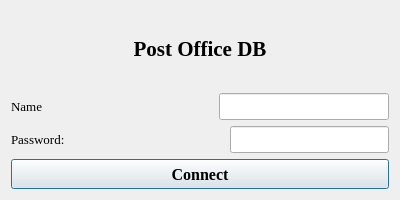
<?xml version="1.0" encoding="UTF-8"?>
<ui version="4.0">
 <class>LoginWindow</class>
 <widget class="QDialog" name="LoginWindow">
  <property name="geometry">
   <rect>
    <x>0</x>
    <y>0</y>
    <width>400</width>
    <height>200</height>
   </rect>
  </property>
  <property name="minimumSize">
   <size>
    <width>400</width>
    <height>200</height>
   </size>
  </property>
  <property name="maximumSize">
   <size>
    <width>400</width>
    <height>200</height>
   </size>
  </property>
  <property name="windowTitle">
   <string>Login</string>
  </property>
  <layout class="QGridLayout" name="gridLayout">
   <item row="0" column="0">
    <widget class="QLabel" name="labelLogo">
     <property name="font">
      <font>
       <family>Times New Roman</family>
       <pointsize>16</pointsize>
       <weight>75</weight>
       <bold>true</bold>
      </font>
     </property>
     <property name="text">
      <string>Post Office DB</string>
     </property>
     <property name="alignment">
      <set>Qt::AlignCenter</set>
     </property>
    </widget>
   </item>
   <item row="1" column="0">
    <layout class="QVBoxLayout" name="verticalLayout">
     <item>
      <layout class="QHBoxLayout" name="horizontalLayout">
       <item>
        <widget class="QLabel" name="label">
         <property name="font">
          <font>
           <family>Times New Roman</family>
           <pointsize>10</pointsize>
          </font>
         </property>
         <property name="text">
          <string>Name</string>
         </property>
        </widget>
       </item>
       <item>
        <spacer name="horizontalSpacer">
         <property name="orientation">
          <enum>Qt::Horizontal</enum>
         </property>
         <property name="sizeHint" stdset="0">
          <size>
           <width>40</width>
           <height>20</height>
          </size>
         </property>
        </spacer>
       </item>
       <item>
        <widget class="QLineEdit" name="lineEdit">
         <property name="font">
          <font>
           <family>Times New Roman</family>
           <pointsize>12</pointsize>
          </font>
         </property>
        </widget>
       </item>
      </layout>
     </item>
     <item>
      <layout class="QHBoxLayout" name="horizontalLayout_2">
       <item>
        <widget class="QLabel" name="label_2">
         <property name="font">
          <font>
           <family>Times New Roman</family>
           <pointsize>10</pointsize>
          </font>
         </property>
         <property name="text">
          <string>Password:</string>
         </property>
        </widget>
       </item>
       <item>
        <spacer name="horizontalSpacer_2">
         <property name="orientation">
          <enum>Qt::Horizontal</enum>
         </property>
         <property name="sizeHint" stdset="0">
          <size>
           <width>40</width>
           <height>20</height>
          </size>
         </property>
        </spacer>
       </item>
       <item>
        <widget class="QLineEdit" name="lineEdit_2">
         <property name="font">
          <font>
           <family>Times New Roman</family>
           <pointsize>12</pointsize>
          </font>
         </property>
        </widget>
       </item>
      </layout>
     </item>
    </layout>
   </item>
   <item row="2" column="0">
    <widget class="QPushButton" name="pushButton">
     <property name="minimumSize">
      <size>
       <width>0</width>
       <height>30</height>
      </size>
     </property>
     <property name="maximumSize">
      <size>
       <width>16777215</width>
       <height>30</height>
      </size>
     </property>
     <property name="font">
      <font>
       <family>Times New Roman</family>
       <pointsize>12</pointsize>
       <weight>75</weight>
       <bold>true</bold>
      </font>
     </property>
     <property name="text">
      <string>Connect</string>
     </property>
    </widget>
   </item>
  </layout>
 </widget>
 <resources/>
 <connections/>
</ui>
